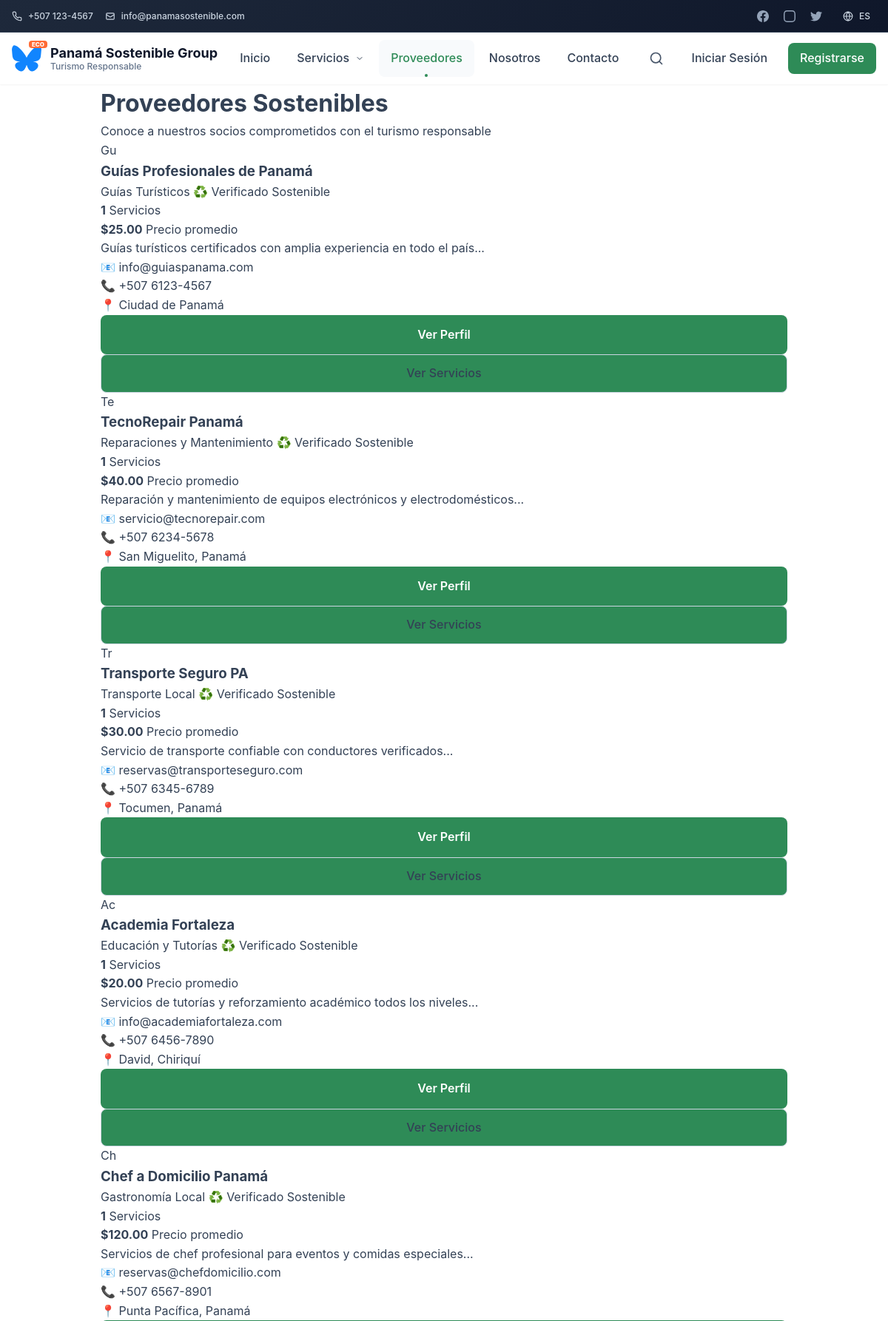
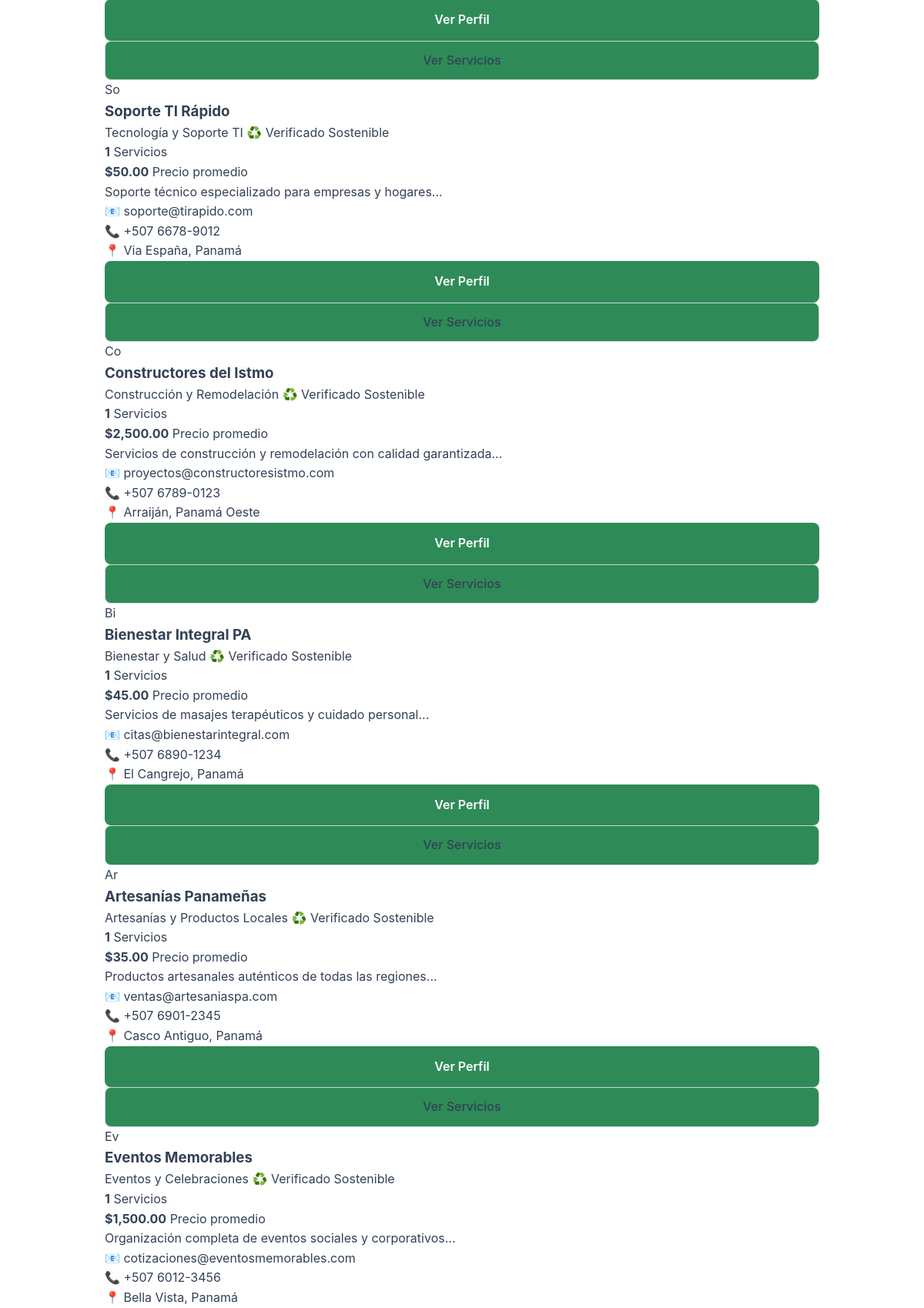
Screenshot of /pages/proveedores.php (upper part) with the database file from the repository (2 pictures, top to bottom).
### tables this page shows
CREATE TABLE `proveedores` (
  `id` int(11) NOT NULL,
  `usuario_id` int(11) DEFAULT NULL,
  `nombre_empresa` varchar(200) NOT NULL,
  `descripcion` text,
  `categoria_id` int(11) DEFAULT NULL,
  `telefono` varchar(20) DEFAULT NULL,
  `email` varchar(100) DEFAULT NULL,
  `ubicacion` varchar(255) DEFAULT NULL,
  `lat` decimal(10,8) DEFAULT NULL,
  `lng` decimal(11,8) DEFAULT NULL,
  `verificado` tinyint(1) DEFAULT '0',
  `sostenible` tinyint(1) DEFAULT '0',
  `imagen_perfil` varchar(255) DEFAULT NULL,
  `created_at` timestamp NULL DEFAULT CURRENT_TIMESTAMP,
  `updated_at` timestamp NULL DEFAULT CURRENT_TIMESTAMP ON UPDATE CURRENT_TIMESTAMP
);

CREATE TABLE `categorias` (
  `id` int(11) NOT NULL,
  `nombre` varchar(100) NOT NULL,
  `descripcion` text,
  `imagen_categoria` varchar(255) DEFAULT NULL,
  `color` varchar(7) DEFAULT '#2E8B57',
  `tipo_sostenibilidad` enum('economica','social','ambiental') DEFAULT 'economica',
  `created_at` timestamp NULL DEFAULT CURRENT_TIMESTAMP
);

### pages/proveedores.php (the view, shortened to what this page needs)
<?php
include '../includes/header.php';
$database = new Database();
$conn = $database->getConnection();
$stmt = $conn->prepare("
    SELECT p.*, c.nombre as categoria_nombre,
           COUNT(s.id) as total_servicios,
           AVG(s.precio) as precio_promedio
    FROM proveedores p
    LEFT JOIN categorias c ON p.categoria_id = c.id
    LEFT JOIN servicios s ON p.id = s.proveedor_id
    WHERE p.verificado = 1
    GROUP BY p.id
    ORDER BY p.created_at DESC
");
$stmt->execute();
$proveedores = $stmt->fetchAll(PDO::FETCH_ASSOC);
?>
<div class="page-header">
    <div class="container">
        <h1>Proveedores Sostenibles</h1>
        <p>Conoce a nuestros socios comprometidos con el turismo responsable</p>
    </div>
</div>
<div class="container">
    <div class="providers-grid">
        <?php foreach($proveedores as $proveedor): ?>
        <div class="provider-card">
            <div class="provider-header">
                <div class="provider-avatar">
                    <?= substr($proveedor['nombre_empresa'], 0, 2) ?>
                </div>
                <div class="provider-info">
                    <h3><?= $proveedor['nombre_empresa'] ?></h3>
                    <span class="category"><?= $proveedor['categoria_nombre'] ?></span>
                    <?php if($proveedor['sostenible']): ?>
                    <span class="badge-verified">♻️ Verificado Sostenible</span>
                    <?php endif; ?>
                </div>
            </div>
            <div class="provider-stats">
                <div class="stat">
                    <strong><?= $proveedor['total_servicios'] ?></strong>
                    <span>Servicios</span>
                </div>
                <div class="stat">
                    <strong>$<?= number_format($proveedor['precio_promedio'] ?? 0, 2) ?></strong>
                    <span>Precio promedio</span>
                </div>
            </div>
            <p class="provider-description">
                <?= substr($proveedor['descripcion'], 0, 150) ?>...
            </p>
            <div class="provider-contact">
                <p>📧 <?= $proveedor['email'] ?></p>
                <p>📞 <?= $proveedor['telefono'] ?></p>
                <p>📍 <?= $proveedor['ubicacion'] ?></p>
            </div>
            <div class="provider-actions">
                <a href="proveedor-detalle.php?id=<?= $proveedor['id'] ?>" class="btn btn-primary">Ver Perfil</a>
                <a href="servicios.php?proveedor=<?= $proveedor['id'] ?>" class="btn btn-outline">Ver Servicios</a>
            </div>
        </div>
        <?php endforeach; ?>
    </div>
</div>
<?php include '../includes/footer.php'; ?>

### rows the page displays
proveedores: nombre_empresa "Gu", nombre_empresa "Guías Profesionales de Panamá", categoria.nombre "Guías Turísticos", sostenible "♻️ Verificado Sostenible", total_servicios "1", precio_promedio "25.00", descripcion "Guías turísticos certificados con amplia experiencia en todo el país", email "info@guiaspanama.com", telefono "+507 6123-4567", ubicacion "Ciudad de Panamá"
proveedores: nombre_empresa "Te", nombre_empresa "TecnoRepair Panamá", categoria.nombre "Reparaciones y Mantenimiento", sostenible "♻️ Verificado Sostenible", total_servicios "1", precio_promedio "40.00", descripcion "Reparación y mantenimiento de equipos electrónicos y electrodomésticos", email "servicio@tecnorepair.com", telefono "+507 6234-5678", ubicacion "San Miguelito, Panamá"
proveedores: nombre_empresa "Tr", nombre_empresa "Transporte Seguro PA", categoria.nombre "Transporte Local", sostenible "♻️ Verificado Sostenible", total_servicios "1", precio_promedio "30.00", descripcion "Servicio de transporte confiable con conductores verificados", email "reservas@transporteseguro.com", telefono "+507 6345-6789", ubicacion "Tocumen, Panamá"
proveedores: nombre_empresa "Ac", nombre_empresa "Academia Fortaleza", categoria.nombre "Educación y Tutorías", sostenible "♻️ Verificado Sostenible", total_servicios "1", precio_promedio "20.00", descripcion "Servicios de tutorías y reforzamiento académico todos los niveles", email "info@academiafortaleza.com", telefono "+507 6456-7890", ubicacion "David, Chiriquí"
proveedores: nombre_empresa "Ch", nombre_empresa "Chef a Domicilio Panamá", categoria.nombre "Gastronomía Local", sostenible "♻️ Verificado Sostenible", total_servicios "1", precio_promedio "120.00", descripcion "Servicios de chef profesional para eventos y comidas especiales", email "reservas@chefdomicilio.com", telefono "+507 6567-8901", ubicacion "Punta Pacífica, Panamá"
proveedores: nombre_empresa "So", nombre_empresa "Soporte TI Rápido", categoria.nombre "Tecnología y Soporte TI", sostenible "♻️ Verificado Sostenible", total_servicios "1", precio_promedio "50.00", descripcion "Soporte técnico especializado para empresas y hogares", email "soporte@tirapido.com", telefono "+507 6678-9012", ubicacion "Via España, Panamá"
proveedores: nombre_empresa "Co", nombre_empresa "Constructores del Istmo", categoria.nombre "Construcción y Remodelación", sostenible "♻️ Verificado Sostenible", total_servicios "1", precio_promedio "2,500.00", descripcion "Servicios de construcción y remodelación con calidad garantizada", email "proyectos@constructoresistmo.com", telefono "+507 6789-0123", ubicacion "Arraiján, Panamá Oeste"
proveedores: nombre_empresa "Bi", nombre_empresa "Bienestar Integral PA", categoria.nombre "Bienestar y Salud", sostenible "♻️ Verificado Sostenible", total_servicios "1", precio_promedio "45.00", descripcion "Servicios de masajes terapéuticos y cuidado personal", email "citas@bienestarintegral.com", telefono "+507 6890-1234", ubicacion "El Cangrejo, Panamá"
proveedores: nombre_empresa "Ar", nombre_empresa "Artesanías Panameñas", categoria.nombre "Artesanías y Productos Locales", sostenible "♻️ Verificado Sostenible", total_servicios "1", precio_promedio "35.00", descripcion "Productos artesanales auténticos de todas las regiones", email "ventas@artesaniaspa.com", telefono "+507 6901-2345", ubicacion "Casco Antiguo, Panamá"
proveedores: nombre_empresa "Ev", nombre_empresa "Eventos Memorables", categoria.nombre "Eventos y Celebraciones", sostenible "♻️ Verificado Sostenible", total_servicios "1", precio_promedio "1,500.00", descripcion "Organización completa de eventos sociales y corporativos", email "cotizaciones@eventosmemorables.com", telefono "+507 6012-3456", ubicacion "Bella Vista, Panamá"

### other values shown
$siteConfig['phone'] "+507 123-4567"
$siteConfig['email'] "info@panamasostenible.com"
$siteConfig['site_name'] "Panamá Sostenible Group"
